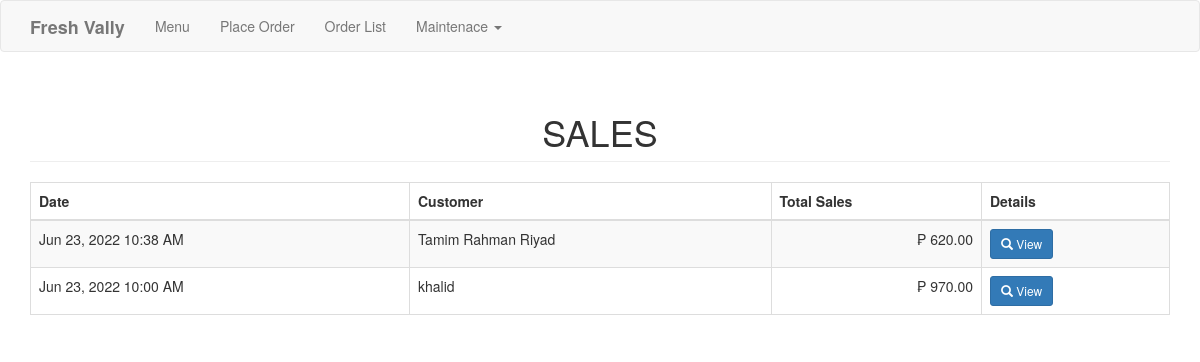
The page /sales.php on the database its author committed.
### tables this page shows
CREATE TABLE `purchase` (
  `purchaseid` int(11) NOT NULL,
  `customer` varchar(50) NOT NULL,
  `total` double NOT NULL,
  `date_purchase` datetime NOT NULL
);

### sales.php (the view, shortened to what this page needs)
<?php include('header.php'); ?>
<body>
<?php include('navbar.php'); ?>
<div class="container">
	<h1 class="page-header text-center">SALES</h1>
	<table class="table table-striped table-bordered">
		<thead>
			<th>Date</th>
			<th>Customer</th>
			<th>Total Sales</th>
			<th>Details</th>
		</thead>
		<tbody>
			<?php
				$sql="select * from purchase order by purchaseid desc";
				$query=$conn->query($sql);
				while($row=$query->fetch_array()){
					?>
					<tr>
						<td><?php echo date('M d, Y h:i A', strtotime($row['date_purchase'])) ?></td>
						<td><?php echo $row['customer']; ?></td>
						<td class="text-right">&#8369; <?php echo number_format($row['total'], 2); ?></td>
						<td><a href="#details<?php echo $row['purchaseid']; ?>" data-toggle="modal" class="btn btn-primary btn-sm"><span class="glyphicon glyphicon-search"></span> View </a>
						</td>
					</tr>
					<?php
				}
			?>
		</tbody>
	</table>
</div>
</body>
</html>

### rows shown on the page
purchase: date_purchase "Jun 23, 2022 10:38 AM", customer "Tamim Rahman Riyad", total "620.00"
purchase: date_purchase "Jun 23, 2022 10:00 AM", customer "khalid", total "970.00"
